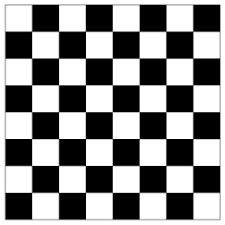
#> input picture chessboard.png, 225 x 225 px
$ python edge_detection.py
#> lines starting #> are read from the running program, lines starting #| are printed output that depends on the picture
import numpy as np
import cv2

def preprocessing(rawimg):
    """
    :param img: 传入某一副图像
    :return: 返回读入图像的灰度图像
    """
#> called with rawimg = 'chessboard.png'
    src = cv2.imread(rawimg)
#> src is the input picture: shape (225, 225, 3); min 0, max 255, mean 136.9
    processedSrc = cv2.cvtColor(src, cv2.COLOR_BGR2GRAY)
    return processedSrc

def pad_with(array, pad_width, iaxis, kwargs):
    """
    此函数作为padding函数的参数函数
    :param array: 传入想要进行padding操作的矩阵
    :param pad_width: 每一个坐标系边缘进行padding操作的层数
    :param kwargs: 可变参数，可用来指定进行padding操作的数值，默认为0
    """
    pad_value = kwargs.get("padder", 0)
    array[:pad_width[0]] = pad_value
    array[-pad_width[1]:] = pad_value
    return array

def padding(array, pad_width):
    """

    :param array: 传入想要进行padding操作的矩阵
    :param pad_width: 每一个坐标系边缘进行padding操作的层数
    :return: padding操作后的矩阵
    """
#> called with pad_width = 1
    paddingarray = np.pad(array, pad_width, pad_with)
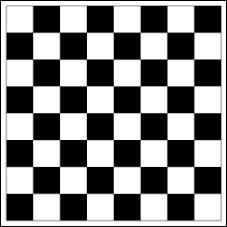
#> paddingarray: shape (227, 227); min 0, max 255, mean 134.5
    return paddingarray

def convolution(rowlength, columnlength, kernel, array):
    """

    :param rowlength: 矩阵的行数
    :param columnlength: 矩阵的列数
    :param kernel: 进行卷积操作的卷积核
    :param array: 与卷积核进行卷积操作的矩阵
    :return: 卷积操作完成后的矩阵，即卷积操作完成后的图像
    """
    temp = np.zeros((rowlength, columnlength), dtype=np.float_)
    for i in range(rowlength):
        for j in range(columnlength):
            temp[i][j] = np.inner(kernel, array[i:i+3, j:j+3].flatten())
    return temp


if __name__ == "__main__":
    # 将原始的图像经预处理变为灰度图像
    # 将已经变换的灰度图像增加一层padding
    gray_lena = preprocessing("chessboard.png")
    padding_lena = padding(gray_lena, 1)
    # 获取lena图像的长与宽，方便进行后续的卷积操作
    rowlength = gray_lena.shape[0]
#> rowlength = 225
    columnlength = gray_lena.shape[1]
#> columnlength = 225
    # 创建prewitt算子在x方向和y方向上的卷积核
    prewitt_kernel_x = np.array([-1, -1, -1,
                                 0, 0, 0,
                                 1, 1, 1])
    prewitt_kernel_y = np.array([-1, 0, 1,
                                 -1, 0, 1,
                                 -1, 0, 1])
    # 创建sobel算子在x方向和y方向上的卷积核
    sobel_kernel_x = np.array([-1, -2, -1,
                               0, 0, 0,
                               1, 2, 1])
    sobel_kernel_y = np.array([-1, 0, 1,
                               -2, 0, 2,
                               -1, 0, 1])
    # 生成prewitt算子处理后的图像并保存
    prewitt_gx = convolution(rowlength, columnlength, prewitt_kernel_x, padding_lena)
#> after the loop in convolution, `for i in range(rowlength):`:
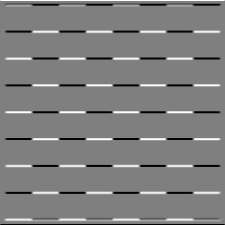
#> temp: shape (225, 225) float64; min -765, max 765, mean 0; drawn with min black and max white
    prewitt_gy = convolution(rowlength, columnlength, prewitt_kernel_y, padding_lena)
#> call 2 of convolution, with rowlength = 225, columnlength = 225, kernel = array of shape (9,)
#> after the loop in convolution (call 2), `for i in range(rowlength):`:
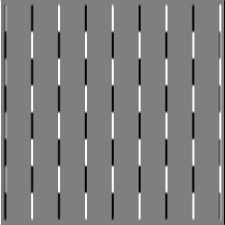
#> temp: shape (225, 225) float64; min -765, max 765, mean 0; drawn with min black and max white
    prewitt_g = np.abs(prewitt_gx) + np.abs(prewitt_gy)
    cv2.imwrite("prewitt_gx.jpg", prewitt_gx)
    cv2.imwrite("prewitt_gy.jpg", prewitt_gy)
    cv2.imwrite("prewitt_g.jpg", prewitt_g)
    # 生成sobel算子处理后的图像并保存
    sobel_gx = convolution(rowlength, columnlength, sobel_kernel_x, padding_lena)
    sobel_gy = convolution(rowlength, columnlength, sobel_kernel_y, padding_lena)
    sobel_g = np.abs(sobel_gx) + np.abs(sobel_gy)
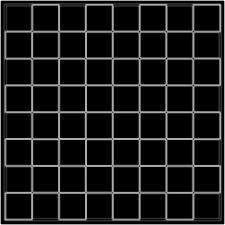
#> sobel_g: shape (225, 225) float64; min 0, max 1530, mean 158.5; drawn with min black and max white
    cv2.imwrite("sobel_gx.jpg", sobel_gx)
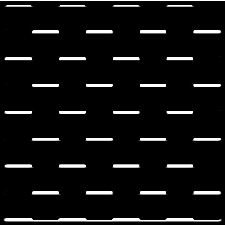
#> saved as sobel_gx.jpg: shape (225, 225); min 0, max 255, mean 16.7
    cv2.imwrite("sobel_gy.jpg", sobel_gy)
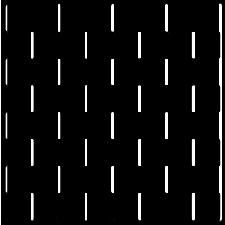
#> saved as sobel_gy.jpg: shape (225, 225); min 0, max 255, mean 14.7
    cv2.imwrite("sobel_g.jpg", sobel_g)
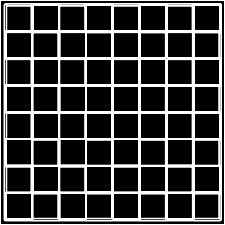
#> saved as sobel_g.jpg: shape (225, 225); min 0, max 255, mean 60.6

$ run again, with 流程图.png copied over chessboard.png
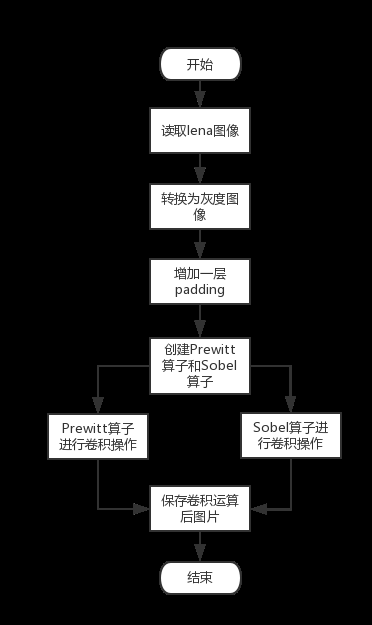
#> input picture 流程图.png, 372 x 625 px
#> in preprocessing, src is the input picture: shape (625, 372, 3); min 0, max 255, mean 36.9
#> after the loop in convolution (call 2), `for i in range(rowlength):`:
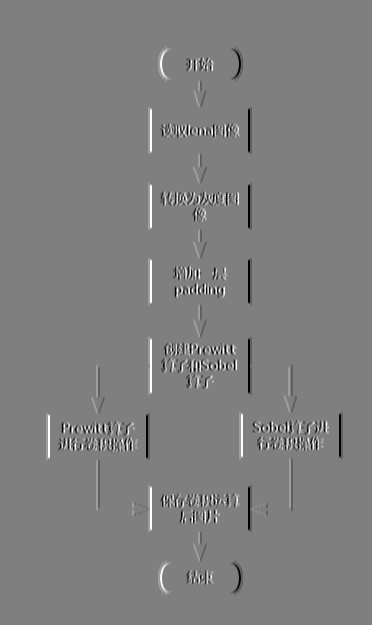
#> temp: shape (625, 372) float64; min -615, max 615, mean 0; drawn with min black and max white
#> `cv2.imwrite("sobel_g.jpg", sobel_g)`:
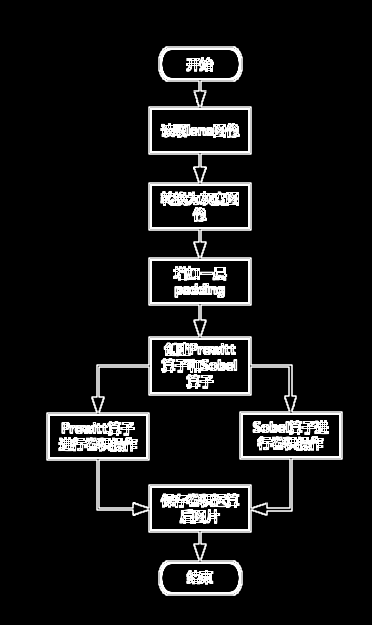
#> saved as sobel_g.jpg: shape (625, 372); min 0, max 255, mean 22.2
